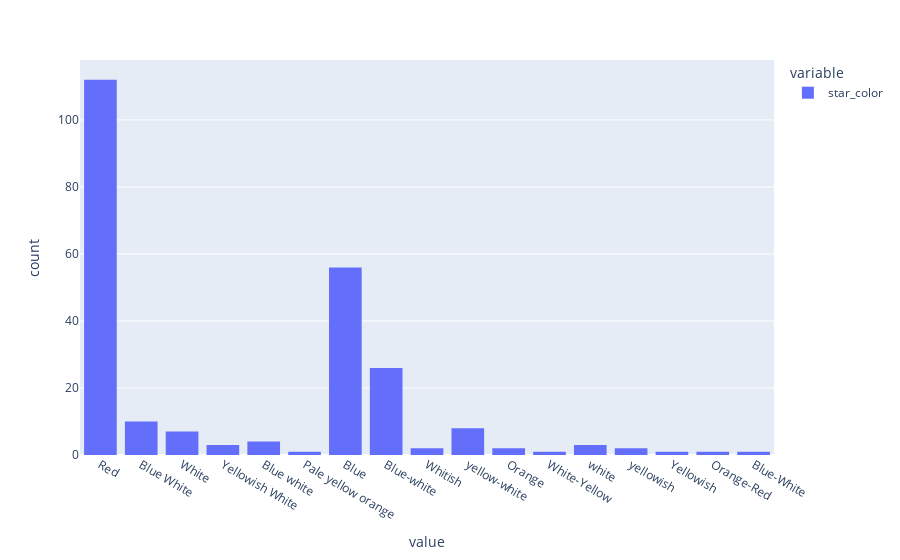
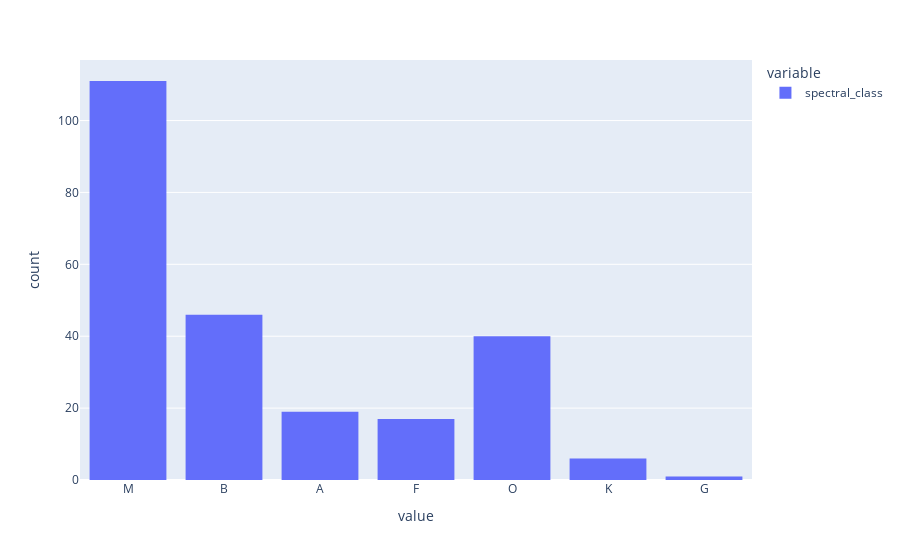
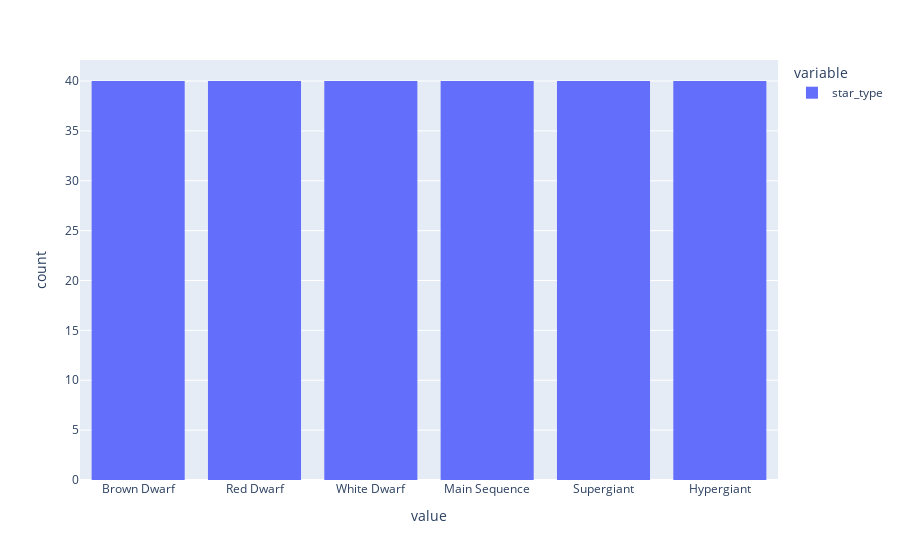

Notebook code cell kept with these figures, in order:
### Markdown cell above
#  Univariate Analysis.

### Code cell
for col in cat_cols:
    fig=px.histogram(df[col])
    fig.show()

### Figure 1 — Plotly figure (JSON) as saved in the notebook; plotly's stock layout.template omitted (floating-point values rounded to 4 significant figures; data arrays with more than 128 entries replaced by an {"elided": "..."} marker saying what was removed)
{"data": [{"alignmentgroup": "True", "bingroup": "x", "hovertemplate": "variable=star_color<br>value=%{x}<br>count=%{y}<extra></extra>", "legendgroup": "star_color", "marker": {"color": "#636efa", "pattern": {"shape": ""}}, "name": "star_color", "offsetgroup": "star_color", "orientation": "v", "showlegend": true, "type": "histogram", "x": {"elided": "240 str values"}, "xaxis": "x", "yaxis": "y"}], "layout": {"barmode": "relative", "legend": {"title": {"text": "variable"}, "tracegroupgap": 0}, "margin": {"t": 60}, "xaxis": {"anchor": "y", "domain": [0, 1], "title": {"text": "value"}}, "yaxis": {"anchor": "x", "domain": [0, 1], "title": {"text": "count"}}}}

### Figure 2 — Plotly figure (JSON) as saved in the notebook; plotly's stock layout.template omitted (floating-point values rounded to 4 significant figures; data arrays with more than 128 entries replaced by an {"elided": "..."} marker saying what was removed)
{"data": [{"alignmentgroup": "True", "bingroup": "x", "hovertemplate": "variable=spectral_class<br>value=%{x}<br>count=%{y}<extra></extra>", "legendgroup": "spectral_class", "marker": {"color": "#636efa", "pattern": {"shape": ""}}, "name": "spectral_class", "offsetgroup": "spectral_class", "orientation": "v", "showlegend": true, "type": "histogram", "x": {"elided": "240 str values"}, "xaxis": "x", "yaxis": "y"}], "layout": {"barmode": "relative", "legend": {"title": {"text": "variable"}, "tracegroupgap": 0}, "margin": {"t": 60}, "xaxis": {"anchor": "y", "domain": [0, 1], "title": {"text": "value"}}, "yaxis": {"anchor": "x", "domain": [0, 1], "title": {"text": "count"}}}}

### Figure 3 — Plotly figure (JSON) as saved in the notebook; plotly's stock layout.template omitted (floating-point values rounded to 4 significant figures; data arrays with more than 128 entries replaced by an {"elided": "..."} marker saying what was removed)
{"data": [{"alignmentgroup": "True", "bingroup": "x", "hovertemplate": "variable=star_type<br>value=%{x}<br>count=%{y}<extra></extra>", "legendgroup": "star_type", "marker": {"color": "#636efa", "pattern": {"shape": ""}}, "name": "star_type", "offsetgroup": "star_type", "orientation": "v", "showlegend": true, "type": "histogram", "x": {"elided": "240 str values"}, "xaxis": "x", "yaxis": "y"}], "layout": {"barmode": "relative", "legend": {"title": {"text": "variable"}, "tracegroupgap": 0}, "margin": {"t": 60}, "xaxis": {"anchor": "y", "domain": [0, 1], "title": {"text": "value"}}, "yaxis": {"anchor": "x", "domain": [0, 1], "title": {"text": "count"}}}}
